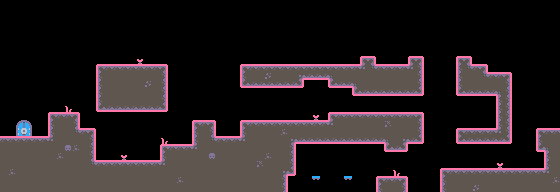

A level layout from a 2D game, rendered from its tile map. Below: a short description, then the map file with tile-grid data replaced by summaries:
An orthogonal 70x24 tile map with 8x8 px tiles, 1 tile layer (ground) and 64 objects (8x ground-enemy, 7x flying-enemy, player, finish, key, ...).

<map version="1.10" tiledversion="1.11.2" orientation="orthogonal" renderorder="right-down" width="70" height="24" tilewidth="8" tileheight="8" infinite="0" nextlayerid="8" nextobjectid="252">
 <editorsettings>
  <export target="../maps/map6.json" format="json" />
 </editorsettings>
 <tileset firstgid="1" name="tilemap_packed" tilewidth="8" tileheight="8" tilecount="150" columns="15">
  <image source="../tilemap_packed.png" width="120" height="80" />
 </tileset>
 <layer id="1" name="ground" width="70" height="24">
  <data>[1680 cells, 587 non-empty, 24 distinct tile ids]</data>
 </layer>
 <objectgroup id="7" name="world">
  <object id="23" name="player" gid="106" x="20.3746" y="128.336" width="8" height="8" />
  <object id="24" name="finish" gid="74" x="544" y="128" width="8" height="8" />
  <object id="185" name="key" gid="67" x="344" y="160" width="8" height="8">
   <properties>
    <property name="gateIndex" value="1" />
   </properties>
  </object>
  <object id="186" name="gate" gid="84" x="480" y="168.048" width="8" height="24" />
 </objectgroup>
 <objectgroup id="4" name="coins">
  <object id="200" gid="89" x="120" y="128" width="8" height="8" />
  <object id="201" gid="89" x="128" y="128" width="8" height="8" />
  <object id="202" gid="89" x="136" y="128" width="8" height="8" />
  <object id="203" gid="89" x="112" y="128" width="8" height="8" />
  <object id="205" gid="89" x="172" y="96" width="8" height="8" />
  <object id="206" gid="89" x="172" y="104" width="8" height="8" />
  <object id="207" gid="89" x="172" y="112" width="8" height="8" />
  <object id="228" gid="89" x="256" y="112" width="8" height="8" />
  <object id="229" gid="89" x="264" y="112" width="8" height="8" />
  <object id="230" gid="89" x="288" y="112" width="8" height="8" />
  <object id="231" gid="89" x="296" y="112" width="8" height="8" />
  <object id="233" gid="89" x="312" y="96" width="8" height="8" />
  <object id="235" gid="89" x="464" y="112" width="8" height="8" />
  <object id="236" gid="89" x="472" y="112" width="8" height="8" />
  <object id="237" gid="89" x="536" y="160" width="8" height="8" />
  <object id="246" gid="89" x="304" y="160" width="8" height="8" />
  <object id="247" gid="89" x="312" y="160" width="8" height="8" />
  <object id="248" gid="89" x="320" y="160" width="8" height="8" />
  <object id="249" gid="89" x="432" y="128" width="8" height="8" />
  <object id="250" gid="89" x="432" y="136" width="8" height="8" />
  <object id="251" gid="89" x="432" y="144" width="8" height="8" />
 </objectgroup>
 <objectgroup id="5" name="enemies">
  <object id="129" name="flying-enemy" gid="114" x="352" y="104" width="8" height="8">
   <properties>
    <property name="path" value="[{&quot;x&quot;:3, &quot;y&quot;:0},{&quot;x&quot;:3, &quot;y&quot;:1},{&quot;x&quot;:0, &quot;y&quot;:1},{&quot;x&quot;:0, &quot;y&quot;:0}]" />
   </properties>
  </object>
  <object id="134" name="ground-enemy" gid="115" x="96" y="160" width="8" height="8" />
  <object id="154" name="ground-enemy" gid="115" x="124" y="160" width="8" height="8" />
  <object id="159" name="ground-enemy" gid="115" x="240" y="120" width="8" height="8" />
  <object id="160" name="ground-enemy" gid="115" x="320" y="120" width="8" height="8" />
  <object id="169" name="flying-enemy" gid="114" x="392" y="104" width="8" height="8">
   <properties>
    <property name="path" value="[{&quot;x&quot;:3, &quot;y&quot;:0},{&quot;x&quot;:3, &quot;y&quot;:1},{&quot;x&quot;:0, &quot;y&quot;:1},{&quot;x&quot;:0, &quot;y&quot;:0}]" />
   </properties>
  </object>
  <object id="170" name="flying-enemy" gid="114" x="160" y="120" width="8" height="8">
   <properties>
    <property name="path" value="[{&quot;x&quot;:0, &quot;y&quot;:3}, {&quot;x&quot;:0, &quot;y&quot;:0}]" />
   </properties>
  </object>
  <object id="171" name="flying-enemy" gid="114" x="408" y="152" width="8" height="8">
   <properties>
    <property name="path" value="[{&quot;x&quot;:0, &quot;y&quot;:4}, {&quot;x&quot;:0, &quot;y&quot;:0}]" />
   </properties>
  </object>
  <object id="173" name="ground-enemy" gid="115" x="472" y="128" width="8" height="8" />
  <object id="179" name="ground-enemy" gid="115" x="56" y="112" width="8" height="8" />
  <object id="180" name="ground-enemy" gid="115" x="152" y="160" width="8" height="8" />
  <object id="181" name="flying-enemy" gid="114" x="184" y="104" width="8" height="8">
   <properties>
    <property name="path" value="[{&quot;x&quot;:0, &quot;y&quot;:3}, {&quot;x&quot;:0, &quot;y&quot;:0}]" />
   </properties>
  </object>
  <object id="189" name="ground-enemy" gid="115" x="464" y="168" width="8" height="8" />
  <object id="191" name="flying-enemy" gid="114" x="336" y="160" width="8" height="8">
   <properties>
    <property name="path" value="[{&quot;x&quot;:2, &quot;y&quot;:0}, {&quot;x&quot;:2, &quot;y&quot;:2}, {&quot;x&quot;:0, &quot;y&quot;:2}, {&quot;x&quot;:0, &quot;y&quot;:0}]" />
   </properties>
  </object>
  <object id="198" name="flying-enemy" gid="114" x="440" y="104" width="8" height="8">
   <properties>
    <property name="path" value="[{&quot;x&quot;:0, &quot;y&quot;:5}, {&quot;x&quot;:0, &quot;y&quot;:0}]" />
   </properties>
  </object>
 </objectgroup>
 <objectgroup id="6" name="jumpers">
  <object id="130" gid="16" x="440" y="168" width="8" height="8" />
  <object id="177" gid="16" x="520" y="168" width="8" height="8" />
 </objectgroup>
 <objectgroup id="2" name="spikes">
  <object id="42" gid="1073741900" x="96" y="120" width="8" height="8" />
  <object id="153" gid="1073741900" x="104" y="120" width="8" height="8" />
  <object id="155" gid="1073741900" x="240" y="96" width="8" height="8" />
  <object id="156" gid="76" x="216" y="136" width="8" height="8" />
  <object id="157" gid="76" x="224" y="136" width="8" height="8" />
  <object id="158" gid="76" x="232" y="136" width="8" height="8" />
  <object id="161" gid="1073741900" x="248" y="96" width="8" height="8" />
  <object id="162" gid="1073741900" x="328" y="96" width="8" height="8" />
  <object id="163" gid="1073741900" x="336" y="96" width="8" height="8" />
  <object id="164" gid="1073741900" x="344" y="96" width="8" height="8" />
  <object id="172" gid="76" x="176" y="144" width="8" height="8" />
  <object id="174" gid="1073741900" x="464" y="104" width="8" height="8" />
  <object id="175" gid="1073741900" x="464" y="152" width="8" height="8" />
  <object id="178" gid="1073741900" x="496" y="152" width="8" height="8" />
  <object id="182" gid="1073741900" x="280" y="96" width="8" height="8" />
  <object id="183" gid="1073741900" x="288" y="96" width="8" height="8" />
  <object id="184" gid="1073741900" x="144" y="120" width="8" height="8" />
  <object id="190" gid="1073741900" x="296" y="96" width="8" height="8" />
  <object id="192" gid="1073741900" x="384" y="160" width="8" height="8" />
  <object id="193" gid="76" x="208" y="120" width="8" height="8" />
  <object id="194" gid="1073741900" x="368" y="152" width="8" height="8" />
  <object id="199" gid="1073741900" x="472" y="104" width="8" height="8" />
 </objectgroup>
</map>
